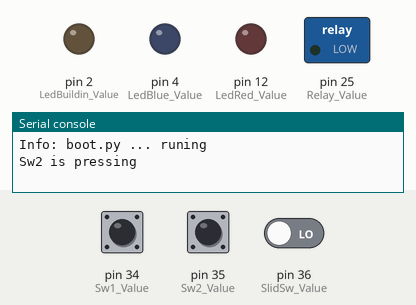
Simulated run of this program. Board: MicroPython board. On the bench: switched loads named in the program (green lamp = pin HIGH), output pins drawn as LEDs (lit = HIGH), the last lines printed to the serial console. Inputs (shaded band) come from the test bench; at power-on: pin 35 (Sw2_Value) LOW, pin 36 (SlidSw_Value) LOW, pin 34 (Sw1_Value) HIGH. Pins used as bus, display or sensor lines are not drawn.

Above: at 1.4 s.
1.5 s: pin 35 (Sw2_Value) pulled HIGH for 0.15 s
At 1.8 s:
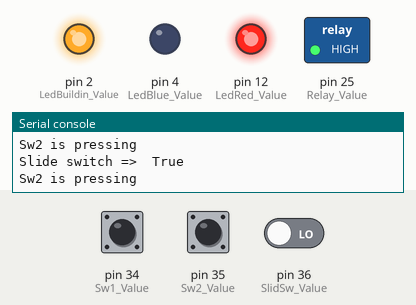
3.1 s: pin 35 (Sw2_Value) pulled HIGH for 1 s
At 4.2 s:
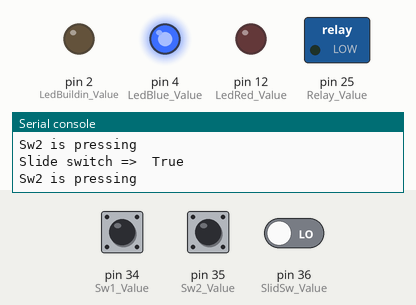
5.6 s: pin 35 (Sw2_Value) pulled HIGH for 3.2 s
At 6.1 s:
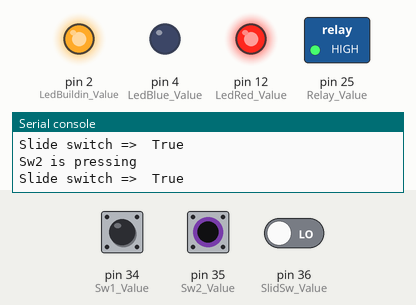
10.3 s: pin 35 (Sw2_Value) driven HIGH and pin 36 (SlidSw_Value) driven HIGH
At 10.9 s:
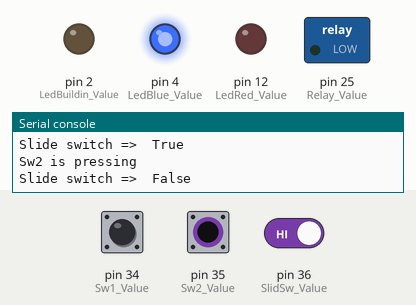
11.8 s: pin 34 (Sw1_Value) pulled LOW for 0.15 s
At 12.3 s:
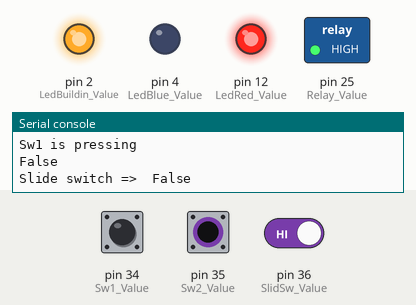
13.5 s: pin 34 (Sw1_Value) pulled LOW for 1 s
At 15.3 s:
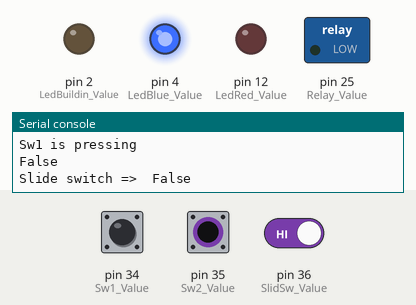
Timing chart, 0 to 16.8 s (numbered marks = the images above; inputs shaded):
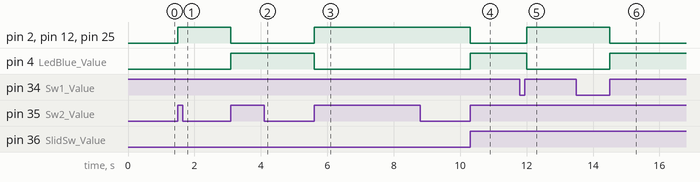

The program:

main.py
```python
# main.py -- put your code here!
from tiny32_v3 import tiny32_v3
from time import sleep


state = False
while True:

    if tiny32_v3.Sw1():
        print("Sw1 is pressing")
        tiny32_v3.Buzzer_beep(1)
        while tiny32_v3.Sw1():
            pass
        state = ~state
        tiny32_v3.Relay(state)
        tiny32_v3.RedLED(state)
        tiny32_v3.BlueLED(not state)
        tiny32_v3.BuildInLED(state)
        print(tiny32_v3.Slid_Sw())
        print(f"Slide switch =>  {tiny32_v3.Slid_Sw()}")

    if tiny32_v3.Sw2():
        print("Sw2 is pressing")
        tiny32_v3.Buzzer_beep(1)
        while tiny32_v3.Sw2():
            pass
        state = ~state
        tiny32_v3.Relay(state)
        tiny32_v3.RedLED(state)
        tiny32_v3.BlueLED(not state)
        tiny32_v3.BuildInLED(state)
        print(f"Slide switch =>  {tiny32_v3.Slid_Sw()}")

    sleep(0.1)
```

tiny32_v3.py
```python
from machine import Pin
from time import sleep

version = 0.1
SW1_PIN = 34
SW2_PIN =  35
RELAY_PIN =  25
LED_IO4_PIN =  4  #blueLED
LED_IO12_PIN = 12 #redLED
LED_BUILDIN = 2
SLID_SW_PIN = 36
BUZZER_PIN = 13
RXD2_PIN = 16
TXD2_PIN = 17
Relay_Value = 0
Sw1_Value = 0
Sw2_Value = 0
SlidSw_Value = 0
LedRed_Value = 0
LedBlue_Value = 0
LedBuildin_Value = 0
Buzzer_Value = 0


class tiny32_v3:
    def __init__(self):
        self

    def Relay(value):
        Relay_Value = Pin(RELAY_PIN, Pin.OUT)
        Relay_Value.value(value)

    def Buzzer_beep(value):
        Buzzer_Value = Pin(BUZZER_PIN, Pin.OUT)

        for j in range(value):
            for i in range(1,50):
                Buzzer_Value.value(1)
                sleep(0.001)
                Buzzer_Value.value(0)
                sleep(0.001)
            sleep(0.1)

    def RedLED(value):
        LedRed_Value = Pin(LED_IO12_PIN, Pin.OUT)
        LedRed_Value.value(value)


    def BlueLED(value):
        LedBlue_Value = Pin(LED_IO4_PIN, Pin.OUT)
        LedBlue_Value.value(value)

    def BuildInLED(value):
        LedBuildin_Value = Pin(LED_BUILDIN, Pin.OUT)
        LedBuildin_Value.value(value)

    def Sw1():
        Sw1_Value = Pin(SW1_PIN,Pin.IN)
        state = Sw1_Value.value()
        return  not state

    def Sw2():
        Sw2_Value = Pin(SW2_PIN,Pin.IN)
        state = Sw2_Value.value()
        return  not state

    def Slid_Sw():
        SlidSw_Value = Pin(SLID_SW_PIN,Pin.IN)
        state = SlidSw_Value.value()
        return not state

    def header_print():
            print("***********************************************************************")
            print("* Project      :     tiny32_v4_micropython_template")
            print("* Description  :     Template for run tiny32_v4 with Micropython platform")
            print("* Hardware     :     tiny32_v4")
            print("* Author       :     Tenergy Innovation Co., Ltd.")
            print("* Date         :     19/06/2023")
            print(f"* Revision     :     {version}")
            print("* website      :     http://www.tenergyinnovation.co.th")
            print("* Email        :     admin@innovation.co.th")
            print("* TEL          :     +66 82-308-3299")
            print("***********************************************************************/")
```

boot.py
```python
# Complete project details at https://RandomNerdTutorials.com


from tiny32_v3 import tiny32_v3

try:
  import usocket as socket
except:
  import socket

from machine import Pin
import network

import esp
esp.osdebug(None)

import gc
gc.collect()

ssid = 'REPLACE_WITH_YOUR_SSID'
password = 'REPLACE_WITH_YOUR_PASSWORD'

# station = network.WLAN(network.STA_IF)

# station.active(True)
# station.connect(ssid, password)

# while station.isconnected() == False:
#   pass

# print('Connection successful')
# print(station.ifconfig())

tiny32_v3.header_print()
print("Info: boot.py ... runing")
tiny32_v3.Buzzer_beep(1)
```

Measured:
- after the input at 1.5 s, pin 2 (LedBuildin_Value), pin 12 (LedRed_Value), pin 25 (Relay_Value): LOW → HIGH at once
- after the input at 3.1 s, pin 2 (LedBuildin_Value), pin 12 (LedRed_Value), pin 25 (Relay_Value): HIGH → LOW at once; pin 4 (LedBlue_Value): LOW → HIGH at once
- after the input at 5.6 s, pin 2 (LedBuildin_Value), pin 12 (LedRed_Value), pin 25 (Relay_Value): LOW → HIGH at once; pin 4 (LedBlue_Value): HIGH → LOW at once
- after the input at 10.3 s, pin 2 (LedBuildin_Value), pin 12 (LedRed_Value), pin 25 (Relay_Value): HIGH → LOW at once; pin 4 (LedBlue_Value): LOW → HIGH at once
- after the input at 11.8 s, pin 2 (LedBuildin_Value), pin 12 (LedRed_Value), pin 25 (Relay_Value): LOW → HIGH after 0.20 s; pin 4 (LedBlue_Value): HIGH → LOW after 0.20 s
- after the input at 13.5 s, pin 2 (LedBuildin_Value), pin 12 (LedRed_Value), pin 25 (Relay_Value): HIGH → LOW after 1.0 s; pin 4 (LedBlue_Value): LOW → HIGH after 1.0 s
